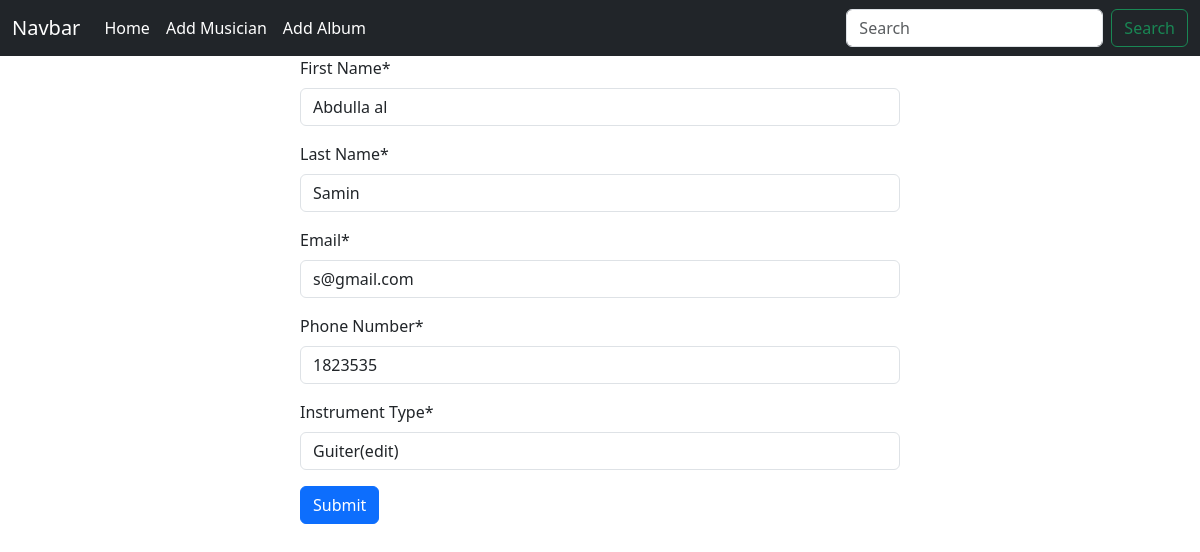
The app's page /musicians/edit/1823535 with its own data.
### musicians/models.py (models this page shows, shortened)
class MusicianModel(models.Model):
    First_Name = models.CharField(max_length=20)
    Last_Name = models.CharField(max_length=20)
    Email = models.EmailField()
    Phone_Number = models.IntegerField(primary_key=True)
    Instrument_Type = models.CharField(max_length=30)

### musicians/views.py (the view)
# urls.py: path('edit/<int:id>', views.Edit_musician, name="editmusician")
def Edit_musician(request, id):
    album = MusicianModel.objects.get(Phone_Number=id)
    edit_form = MusicianForm(instance=album)
    if request.method == 'POST':
        edit_form = MusicianForm(request.POST,instance=album)
        if edit_form.is_valid():
            edit_form.save()
            return redirect('homepage')
    return render(request, 'musicianfrom.html', {'form' : edit_form})

### musicians/forms.py
class MusicianForm(forms.ModelForm):
    class Meta:
        model = MusicianModel
        fields = '__all__'

### musicians/templates/musicianfrom.html (shortened to what this page needs)
{% extends "base.html" %} {% block content %}
{% load crispy_forms_tags %}
<form action="" method="post" style="width: 50%; margin: auto;">
{{form | crispy}}
<button class="btn btn-primary">Submit</button>
</form>
{% endblock content %}

### records on screen
MusicianModel: First_Name "Abdulla al", Last_Name "Samin", Email "s@gmail.com", Phone_Number "1823535", Instrument_Type "Guiter(edit)"
